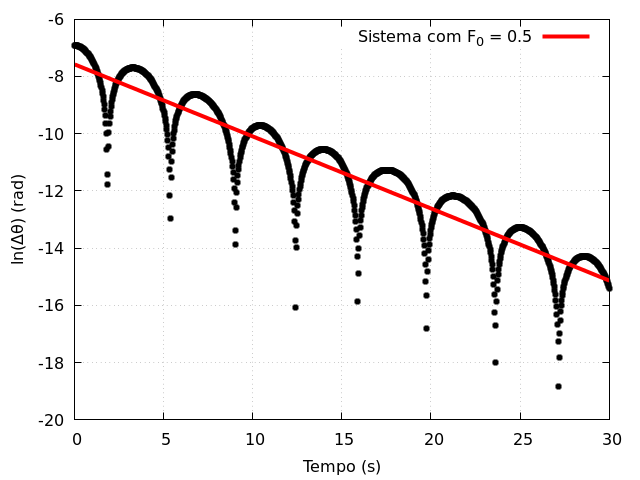

The gnuplot source for this figure:
set terminal pngcairo size 640, 480
set output "tarefa-5-graf-1-12558547.png"
reset

set xlabel "Tempo (s)"
set ylabel "ln({/Symbol D}θ) (rad)"
set grid

f(x) = a*x +b

fit f(x) 'tarefa-5-saida-1-12558547.dat' using 1:2 via a,b

set style line 1 lw 4 lc rgb 'black' ps 1 pt 1
set style line 2 lw 4 lc rgb 'red'

plot 'tarefa-5-saida-1-12558547.dat' using 1:2 with points ls 1 notitle,\
    f(x) ls 2 t 'Sistema com F_0 = 0.5'
